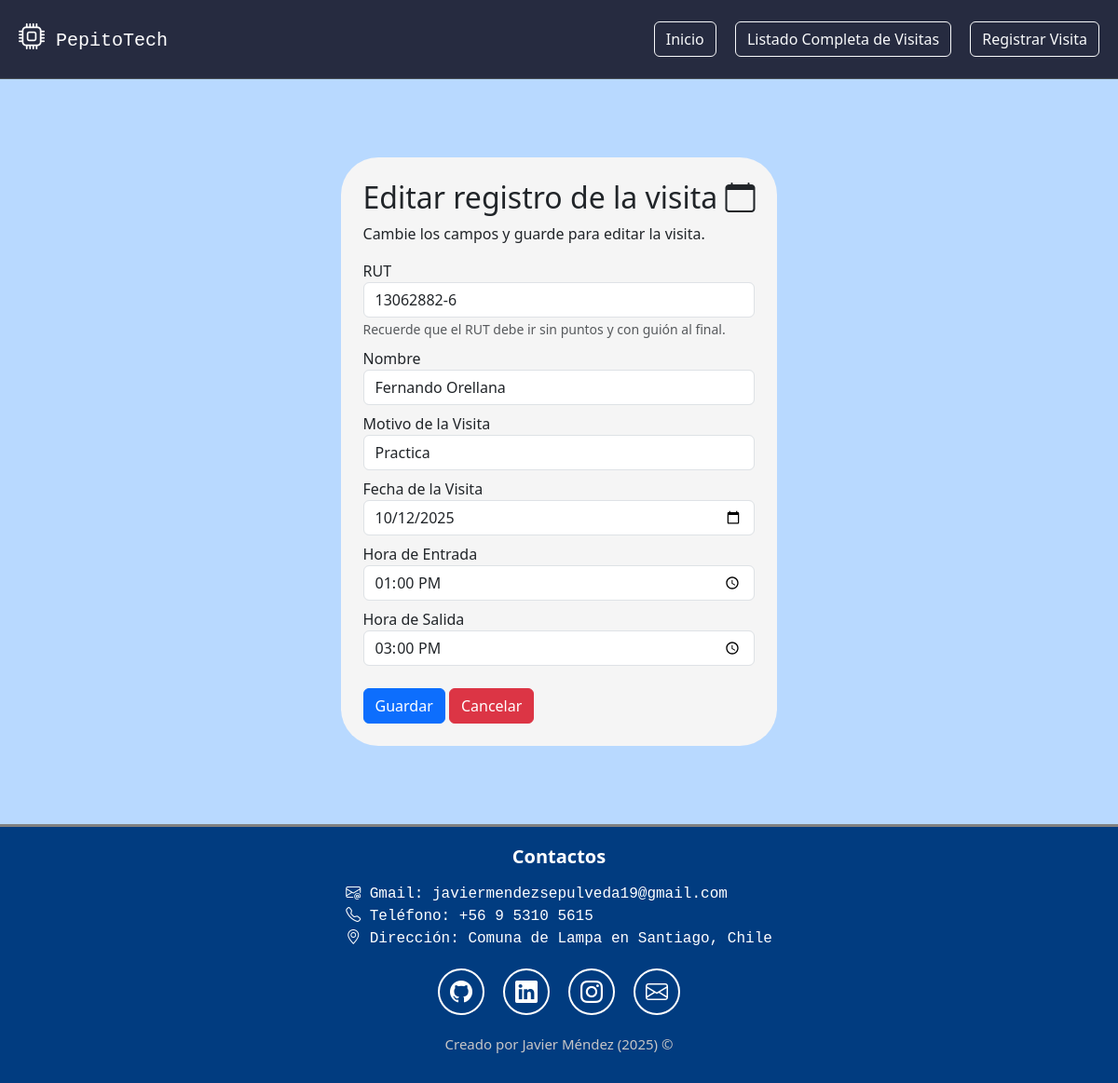
Page /visita/editar/20/ on the committed database.
### SistemaRegistros/models.py (models this page shows, shortened)
class Visita(models.Model):
    rut = models.CharField(max_length=10)
    nombre = models.CharField(max_length=50)
    motivo_visita = models.TextField(max_length=200)
    fecha_visita = models.DateField()
    hora_entrada = models.TimeField()
    hora_salida = models.TimeField()

### SistemaRegistros/views.py (the view)
# urls.py: path("visita/editar/<int:id>/", views.editar_visita, name="editar_visita"),
def editar_visita(request, id):
    visita = get_object_or_404(Visita, id=id)
    if request.method == 'POST':
        form = VisitaForm(request.POST, instance=visita)
        if form.is_valid():
            form.save()
            return redirect('lista_visitas')
    else:
        form = VisitaForm(instance=visita)
    return render(request, 'SistemaRegistros/editar_visita.html', {'form': form})

### SistemaRegistros/templates/SistemaRegistros/editar_visita.html (shortened to what this page needs)
{% extends 'SistemaRegistros/base.html' %}
{% block content %}
    <section class="seccion-fondo-claro d-flex flex-column justify-content-center align-items-center">
        <div class="contenedor-formulario p-4">
            <h2 class="text-center">
                Editar registro de la visita
                <span><i class="bi bi-calendar"></i></span>
            </h2>
            <p>Cambie los campos y guarde para editar la visita.</p>
            <form method="POST">
                <div class="form-group mt-2">
                    <label for="rut">RUT</label>
                    <input type="text" class="form-control" id="rut" name="rut" aria-describedby="ayudaFormato" placeholder="Ej: 23433434-6" value="{{ form.rut.value }}" required>
                    <small id="ayudaFormato" class="form-text text-muted">Recuerde que el RUT debe ir sin puntos y con guión al final.</small>
                </div>
                <div class="form-group mt-2">
                    <label for="nombre">Nombre</label>
                    <input type="text" class="form-control" id="nombre" name="nombre" value="{{ form.nombre.value }}" required>
                </div>
                <div class="form-group mt-2">
                    <label for="motivo_visita">Motivo de la Visita</label>
                    <input type="text" class="form-control" id="motivo_visita" name="motivo_visita" value="{{ form.motivo_visita.value }}" required>
                </div>
                <div class="form-group mt-2">
                    <label for="fecha_visita">Fecha de la Visita</label>
                    <input type="date" class="form-control" id="fecha_visita" name="fecha_visita" value="{{ form.fecha_visita.value|date:'Y-m-d' }}" required>
                </div>
                <div class="form-group mt-2">
                    <label for="hora_entrada">Hora de Entrada</label>
                    <input type="time" class="form-control" id="hora_entrada" name="hora_entrada" value="{{ form.hora_entrada.value }}" required>
                </div>
                <div class="form-group mt-2">
                    <label for="hora_salida">Hora de Salida</label>
                    <input type="time" class="form-control" id="hora_salida" name="hora_salida" value="{{ form.hora_salida.value }}" required>
                </div>
                <button type="submit" class="btn btn-primary mt-4">Guardar</button>
                <a class="btn btn-danger mt-4" href="{% url 'lista_visitas' %}" >Cancelar</a>
            </form>
        </div>
    </section>
{% endblock %}

### SistemaRegistros/static/SistemaRegistros/css/base.css (style rules this page uses)
.seccion-fondo-claro { background-color: #B8D9FF; min-height: 100vh; width: 100%; }
.contenedor-formulario { background-color: whitesmoke; border-radius: 40px; }

### rows in the picture
Visita: rut "13062882-6", nombre "Fernando Orellana", motivo_visita "Practica", fecha_visita "10/12/2025"
